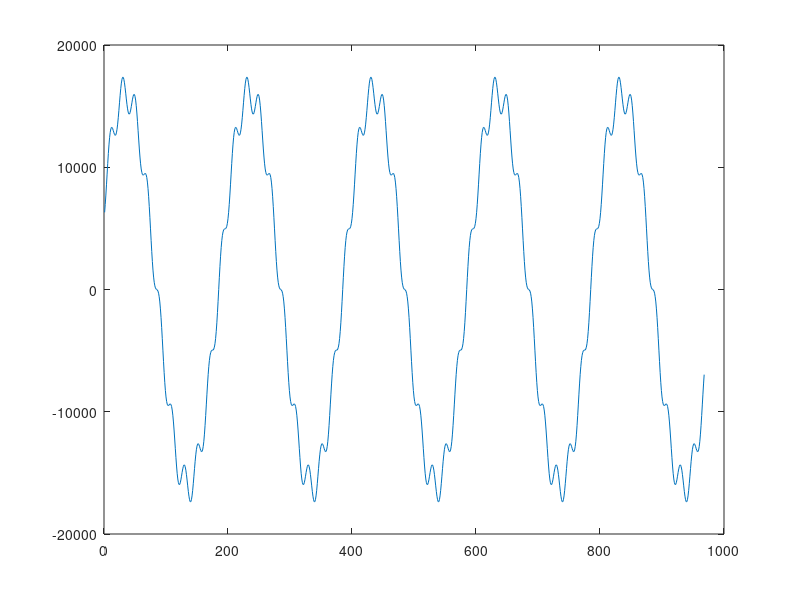

The MATLAB script that drew this image:


fs=1e5;
B=fir1(32,1e3/(1e5/2));
plot(B);pause;
B15=round(B*32767);
t=0:1/fs:10/1e3;
X=(sin(2*pi*t*500)+sin(2*pi*t*5000))/2;
X16=round(X*32767);


for n=1:length(t)-length(B15)
    Y(n)=0;
    for j=1:length(B15)
        Y(n)=Y(n)+B15(j)*X16(j+n-1);
    end 
    Y(n)=round(Y(n)/32768);
    
end

plot(Y)